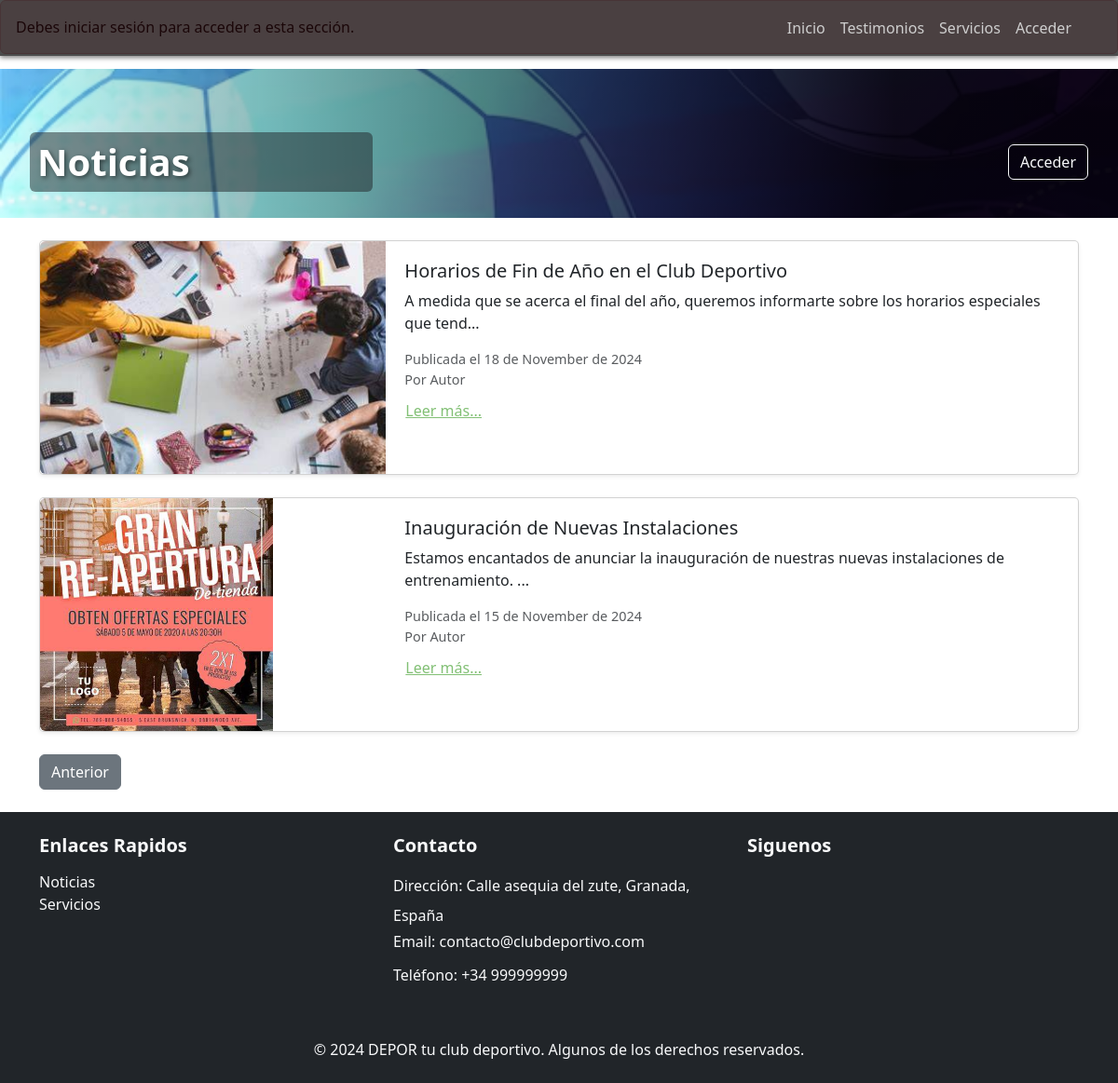
The page /noticias/index.php?pagina=2 on the database its author committed.
### tables this page shows
CREATE TABLE `noticia` (
  `id` int(11) NOT NULL,
  `titulo` varchar(100) NOT NULL,
  `contenido` text NOT NULL,
  `imagen` varchar(100) DEFAULT NULL,
  `fecha_publicacion` date NOT NULL
);

### funciones/funcionesNoticias.php (called while the page is built, shortened)
<?php
    function obtenerNoticiasPaginadas($conexion, $paginaActual, $noticiasPorPagina) {
        $offset = ($paginaActual - 1) * $noticiasPorPagina;
        $fechaActual = date('Y-m-d');
        $sentencia = "SELECT * FROM noticia
                      WHERE fecha_publicacion <= ?
                      ORDER BY fecha_publicacion DESC
                      LIMIT ? OFFSET ?";
        $consulta = $conexion->prepare($sentencia);
        $consulta->bind_param('sii', $fechaActual, $noticiasPorPagina, $offset);
        if ($consulta->execute() === false) {
            die("Error en la ejecución de la consulta: " . $consulta->error);
        }
        $id = $titulo = $contenido = $imagen = $fecha_publicacion = null;
        $consulta->bind_result($id, $titulo, $contenido, $imagen, $fecha_publicacion);
        $noticias = array();
        while ($consulta->fetch()) {
            $noticias[] = array(
                'id' => $id,
                'titulo' => $titulo,
                'contenido' => $contenido,
                'imagen' => $imagen,
                'fecha_publicacion' => $fecha_publicacion
            );
        }
        return $noticias;
    }
?>

### noticias/index.php (the view, shortened to what this page needs)
<?php
    require_once "../config/init.php";
    require_once "../funciones/funcionesNoticias.php";
?>
<!DOCTYPE html>
<html lang="en">
<head>
    <link href="https://cdn.jsdelivr.net/npm/bootstrap@5.3.3/dist/css/bootstrap.min.css" rel="stylesheet">
    <link rel="stylesheet" href="../assets/css/otros.css">
</head>
<body>
    <?php
        require_once "../requires/cabecera.php"
    ?>
    <main>
        <section class="container py-4 seccion_noticias">
            <?php
                $xNoticiasPorPagina = 4;
                if(isset($_GET['pagina'])){
                    $paginaActual =(int)$_GET['pagina'];
                }else{
                    $paginaActual = 1;
                }
                $noticias = obtenerNoticiasPaginadas($conexion, $paginaActual, $xNoticiasPorPagina);
                foreach ($noticias as $noticia) {
                    echo '<div class="noticia card mb-4 shadow-sm">';
                    echo '<div class="row g-0">';
                        echo "<div class='noticia-img col-md-4'>";
                        echo "<img src='../{$noticia['imagen']}' class='img-fluid rounded-start' alt='Noticia'>";
                        echo "</div>";
                        echo '<div class="noticia-contenido col-md-8">';
                        echo '<div class="card-body">';
                            echo "<h5 class='card-title'>{$noticia['titulo']}</h5>";
                            echo "<p class='card-text'>" . substr($noticia['contenido'], 0, 100) . "...</p>";
                            echo "<p class='fecha text-muted'>Publicada el " . date('d \d\e F \d\e Y', strtotime($noticia['fecha_publicacion'])) . "</p>";
                            echo "<p class='autor text-muted'>Por Autor</p>";
                            echo '<a href="ver.php?id=' . $noticia['id'] . '"  class="btn btn-link">Leer más...</a>';
                        echo '</div>';
                        echo '</div>';
                    echo '</div>';
                    echo '</div>';
                }
                echo '<div class="d-flex justify-content-between mt-4">';
                if ($paginaActual > 1) {
                    echo '<a href="?pagina=' . ($paginaActual - 1) . '" class="btn btn-secondary">Anterior</a> ';
                }
                echo '</div>';
            ?>
        </section>
    </main>
    <?php
        include('../requires/footer.php');
    ?>
</body>
</html>

### assets/css/otros.css (style rules this page uses)
body { margin: 0; padding: 0; }
section { padding: 40px 140px; }
.noticia { margin-bottom: 20px; padding: 0; border-radius: 5px; box-shadow: 0 4px 8px rgba(0, 0, 0, 0.2); overflow: hidden; }
.noticia-img img { height: 250px; object-fit: cover; }
.noticia-contenido .card-body { padding: 20px; }
.noticia-contenido .fecha, .noticia-contenido .autor { color: gray; margin: 0; font-size: 0.9rem; }
.noticia-contenido a { color: rgb(130, 192, 117); display: inline-block; padding: 10px 0; }

### rows shown on the page
noticia: imagen (picture), titulo "Horarios de Fin de Año en el Club Deportivo", contenido "A medida que se acerca el final del año, queremos informarte sobre los horarios especiales que tend", fecha_publicacion "18 de November de 2024"
noticia: imagen (picture), titulo "Inauguración de Nuevas Instalaciones", contenido "Estamos encantados de anunciar la inauguración de nuestras nuevas instalaciones de entrenamiento.", fecha_publicacion "15 de November de 2024"

### other values the page prints
$titulo "Noticias"
